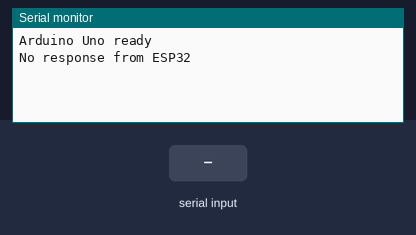
A sketch run on a simulated Arduino Uno, built with avr-gcc and run on an emulated ATmega328P. Parts: the last lines printed to the serial monitor. The test bench sets the inputs (shaded band). Random numbers use the default seed unless the sketch sets one.

Above: at 2.2 s.
2.3 s: "Received\n" received over the second serial link
At 4.0 s:
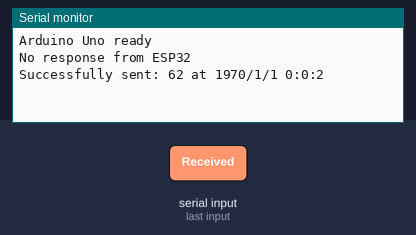
4.5 s: "1\n" received over the second serial link
At 5.4 s:
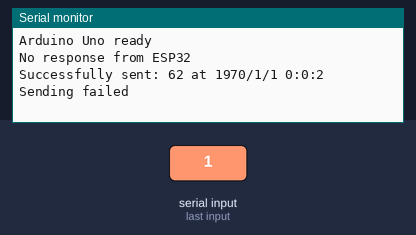

Measured:
- after the input at 2.3 s, the serial monitor: prints a new line after 0.72 s (image 1)
- after the input at 4.5 s, the serial monitor: prints a new line at once (image 2)

The sketch:

Arduino.ino
```cpp
/*
 * Arduino Uno Code
 *
 * This code generates a random number and sends it to the ESP32 via serial communication.
 * The ESP32 will then send this data to a web server.
 *
 * Connections:
 * - RX (pin 10) of Arduino Uno to TX of ESP32
 * - TX (pin 11) of Arduino Uno to RX of ESP32
 * - GND of Arduino Uno to GND of ESP32
 *
 * Libraries:
 * - SoftwareSerial: To create additional serial ports
 * - TimeLib: To handle time-related functions
 *
 * How it works:
 * - The Arduino Uno generates a random number every second.
 * - It sends the random number to the ESP32 via SoftwareSerial.
 * - It waits for a confirmation message from the ESP32.
 * - If the confirmation is received, it prints a success message. Otherwise, it prints an error message.
 *
 * Software Setup:
 * - Install the UART Driver (if needed):
 *   - Download and install the UART driver from Silabs USB to UART Bridge VCP Drivers.
 *   - URL: https://www.silabs.com/developers/usb-to-uart-bridge-vcp-drivers?tab=downloads
 *
 * - Install the ESP32 Board in Arduino IDE:
 *   - Open Arduino IDE.
 *   - Go to File > Preferences.
 *   - In the Additional Board Manager URLs field, add: https://dl.espressif.com/dl/package_esp32_index.json.
 *   - Go to Tools > Board > Boards Manager.
 *   - Search for ESP32 and install esp32 by Espressif Systems.
 *
 * - Install Necessary Libraries:
 *   - Go to Sketch > Include Library > Manage Libraries.
 *   - Search for and install WiFi and HTTPClient.
 *   - For the Arduino Uno, search for and install SoftwareSerial and Time.
 */

#include <SoftwareSerial.h>
#include <TimeLib.h>

// Define the pins for SoftwareSerial
const int rxPin = 10;
const int txPin = 11;

SoftwareSerial espSerial(rxPin, txPin); // RX, TX

void setup() {
  // Initialize serial communication with the computer and the ESP32
  Serial.begin(115200);
  espSerial.begin(115200);

  Serial.println("Arduino Uno ready");
  delay(1000); // Time to stabilize

  // Initialize the random number generator
  randomSeed(analogRead(0));
}

void loop() {
  // Generate a random number between 0 and 100
  int randomNumber = random(0, 101);
  String dataToSend = String(randomNumber) + " at " + String(year()) + "/" + String(month()) + "/" + String(day()) + " " + String(hour()) + ":" + String(minute()) + ":" + String(second());

  // Send the number to the ESP32
  espSerial.println(dataToSend);

  // Wait for the confirmation of reception from the ESP32
  delay(500); // Slight pause to wait for the ESP32's response
  if (espSerial.available()) {
    String confirmationMessage = espSerial.readStringUntil('\n');
    if (confirmationMessage.startsWith("Received")) {
      Serial.println("Successfully sent: " + dataToSend);
    } else {
      Serial.println("Sending failed");
    }
  } else {
    Serial.println("No response from ESP32");
  }

  delay(1000); // Wait one second before sending the next number
}
```
